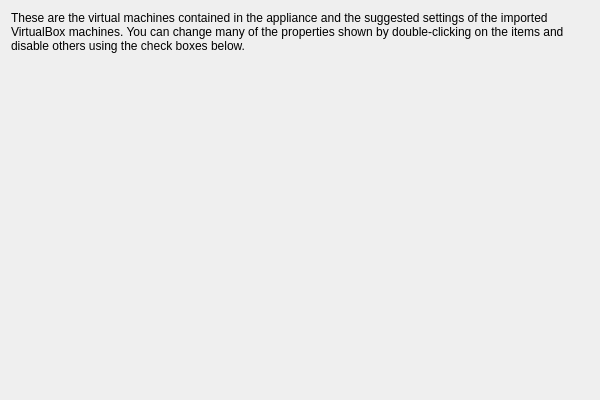
<?xml version="1.0" encoding="UTF-8"?>
<ui version="4.0">
 <comment>
 VBox frontends: Qt4 GUI ("VirtualBox"):

     Copyright (C) 2009-2010 Oracle Corporation

     This file is part of VirtualBox Open Source Edition (OSE), as
     available from http://www.virtualbox.org. This file is free software;
     you can redistribute it and/or modify it under the terms of the GNU
     General Public License (GPL) as published by the Free Software
     Foundation, in version 2 as it comes in the "COPYING" file of the
     VirtualBox OSE distribution. VirtualBox OSE is distributed in the
     hope that it will be useful, but WITHOUT ANY WARRANTY of any kind.
 </comment>
 <class>UIImportApplianceWzdPage2</class>
 <widget class="QWidget" name="UIImportApplianceWzdPage2">
  <property name="geometry">
   <rect>
    <x>0</x>
    <y>0</y>
    <width>600</width>
    <height>400</height>
   </rect>
  </property>
  <property name="sizePolicy">
   <sizepolicy hsizetype="Minimum" vsizetype="Minimum">
    <horstretch>0</horstretch>
    <verstretch>0</verstretch>
   </sizepolicy>
  </property>
  <layout class="QVBoxLayout" name="m_pLayout1">
   <property name="bottomMargin">
    <number>0</number>
   </property>
   <item>
    <widget class="QILabel" name="m_pPage2Text1">
     <property name="text">
      <string>These are the virtual machines contained in the appliance and the suggested settings of the imported VirtualBox machines. You can change many of the properties shown by double-clicking on the items and disable others using the check boxes below.</string>
     </property>
     <property name="wordWrap">
      <bool>true</bool>
     </property>
    </widget>
   </item>
   <item>
    <widget class="VBoxImportApplianceWgt" name="m_pSettingsCnt" native="true">
     <property name="sizePolicy">
      <sizepolicy hsizetype="Preferred" vsizetype="MinimumExpanding">
       <horstretch>0</horstretch>
       <verstretch>0</verstretch>
      </sizepolicy>
     </property>
    </widget>
   </item>
  </layout>
 </widget>
 <customwidgets>
  <customwidget>
   <class>QILabel</class>
   <extends>QLabel</extends>
   <header>QILabel.h</header>
  </customwidget>
  <customwidget>
   <class>VBoxImportApplianceWgt</class>
   <extends>QWidget</extends>
   <header>VBoxImportApplianceWgt.h</header>
   <container>1</container>
  </customwidget>
 </customwidgets>
 <resources/>
 <connections/>
</ui>
